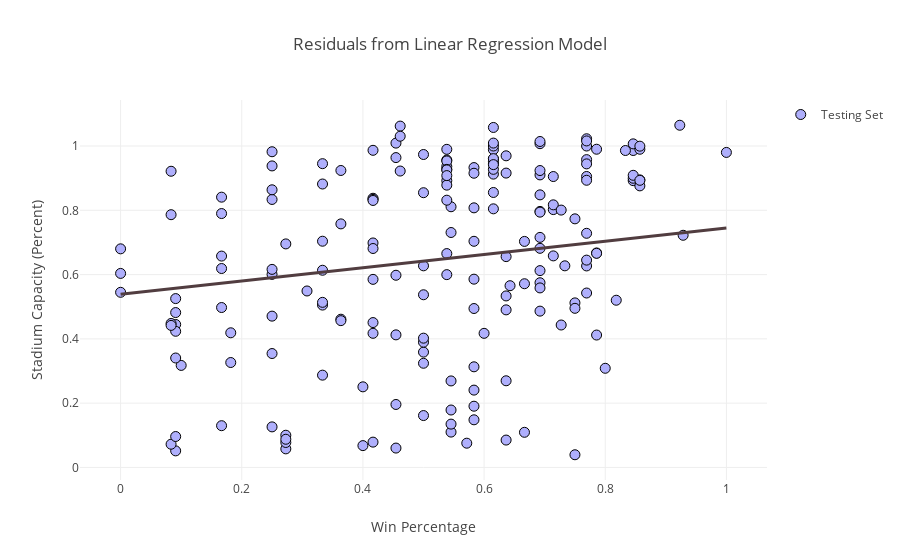

Notebook source saved alongside this figure:
### Markdown cell above
#### Make a plot of a singe feature vs the line of best fit from linear regression

### Code cell
trace0 = go.Scatter(
    x = X_test['WIN_PERCENTAGE'],
    y = y_test,
    name = 'Testing Set',
    mode = 'markers',
    marker = dict(
        size = 10,
        color = 'rgb(175, 175, 252)',
        line = dict(
            width = 1,
            color = 'rgb(0, 0, 0)'
        )
    )
)

trace1 = go.Scatter(
    x = np.linspace(0,1,100),
    y = lr_model.intercept_ + lr_model.coef_[0]*np.linspace(-2.5,2.5,100),
    line = dict(
        color = ('rgb(81, 61, 64)'),
        width = 3,),
    showlegend=False
)


data = [trace0, trace1]

layout = dict(title = 'Residuals from Linear Regression Model',
              yaxis = dict(zeroline = False, title='Stadium Capacity (Percent)'),
              xaxis = dict(zeroline = False, title='Win Percentage'),
              autosize=True
              #xaxis=dict(title='Y Values (Predicted with model)'),
              #yaxis=dict(title='Residual')
             )

fig = dict(data=data, layout=layout)
plotly.offline.iplot(fig, filename='Residuals')
#py.iplot(fig, filename='Model vs Win Perc')

### Figure 1 — Plotly figure (JSON) as saved in the notebook; plotly's stock layout.template omitted (floating-point values rounded to 4 significant figures; data arrays with more than 128 entries replaced by an {"elided": "..."} marker saying what was removed)
{"data": [{"marker": {"color": "rgb(175, 175, 252)", "line": {"color": "rgb(0, 0, 0)", "width": 1}, "size": 10}, "mode": "markers", "name": "Testing Set", "type": "scatter", "x": {"elided": "189 float values"}, "y": {"elided": "189 float values"}}, {"line": {"color": "rgb(81, 61, 64)", "width": 3}, "showlegend": false, "type": "scatter", "x": [0, 0.0101, 0.0202, 0.0303, 0.0404, 0.05051, 0.06061, 0.07071, 0.08081, 0.09091, 0.101, 0.1111, 0.1212, 0.1313, 0.1414, 0.1515, 0.1616, 0.1717, 0.1818, 0.1919, 0.202, 0.2121, 0.2222, 0.2323, 0.2424, 0.2525, 0.2626, 0.2727, 0.2828, 0.2929, 0.303, 0.3131, 0.3232, 0.3333, 0.3434, 0.3535, 0.3636, 0.3737, 0.3838, 0.3939, 0.404, 0.4141, 0.4242, 0.4343, 0.4444, 0.4545, 0.4646, 0.4747, 0.4848, 0.4949, 0.5051, 0.5152, 0.5253, 0.5354, 0.5455, 0.5556, 0.5657, 0.5758, 0.5859, 0.596, 0.6061, 0.6162, 0.6263, 0.6364, 0.6465, 0.6566, 0.6667, 0.6768, 0.6869, 0.697, 0.7071, 0.7172, 0.7273, 0.7374, 0.7475, 0.7576, 0.7677, 0.7778, 0.7879, 0.798, 0.8081, 0.8182, 0.8283, 0.8384, 0.8485, 0.8586, 0.8687, 0.8788, 0.8889, 0.899, 0.9091, 0.9192, 0.9293, 0.9394, 0.9495, 0.9596, 0.9697, 0.9798, 0.9899, 1], "y": [0.5391, 0.5412, 0.5432, 0.5453, 0.5474, 0.5495, 0.5516, 0.5536, 0.5557, 0.5578, 0.5599, 0.562, 0.564, 0.5661, 0.5682, 0.5703, 0.5724, 0.5744, 0.5765, 0.5786, 0.5807, 0.5828, 0.5848, 0.5869, 0.589, 0.5911, 0.5932, 0.5952, 0.5973, 0.5994, 0.6015, 0.6036, 0.6056, 0.6077, 0.6098, 0.6119, 0.614, 0.616, 0.6181, 0.6202, 0.6223, 0.6244, 0.6264, 0.6285, 0.6306, 0.6327, 0.6348, 0.6368, 0.6389, 0.641, 0.6431, 0.6452, 0.6473, 0.6493, 0.6514, 0.6535, 0.6556, 0.6577, 0.6597, 0.6618, 0.6639, 0.666, 0.6681, 0.6701, 0.6722, 0.6743, 0.6764, 0.6785, 0.6805, 0.6826, 0.6847, 0.6868, 0.6889, 0.6909, 0.693, 0.6951, 0.6972, 0.6993, 0.7013, 0.7034, 0.7055, 0.7076, 0.7097, 0.7117, 0.7138, 0.7159, 0.718, 0.7201, 0.7221, 0.7242, 0.7263, 0.7284, 0.7305, 0.7325, 0.7346, 0.7367, 0.7388, 0.7409, 0.7429, 0.745]}], "layout": {"autosize": true, "title": "Residuals from Linear Regression Model", "xaxis": {"title": "Win Percentage", "zeroline": false}, "yaxis": {"title": "Stadium Capacity (Percent)", "zeroline": false}}}
